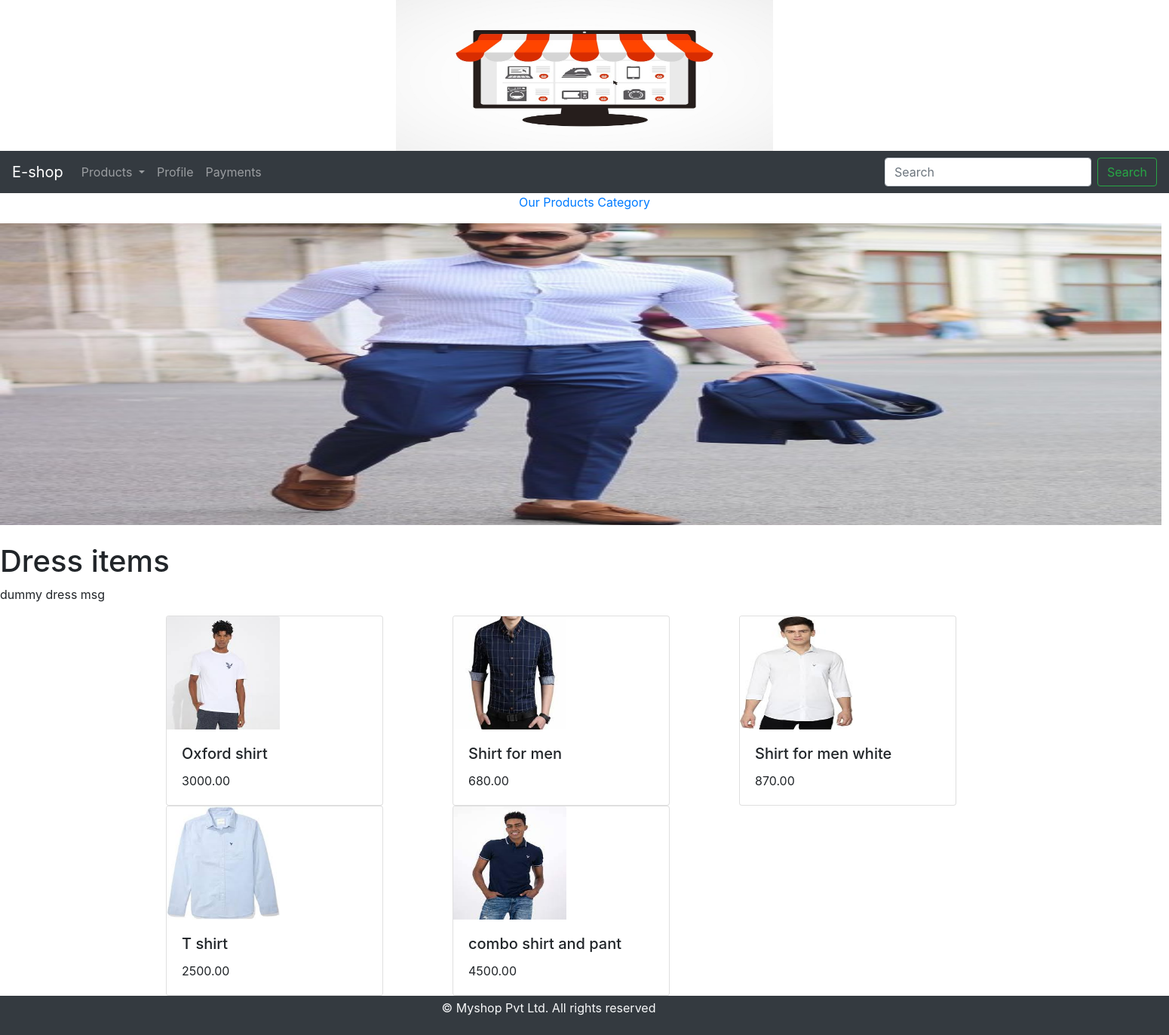
Page /Dress_items/ on the committed database.
### shop/models.py (models this page shows, shortened)
class Category(models.Model):
    name = models.CharField(max_length=250, unique=True)
    slug = models.SlugField(max_length=250, unique=True)
    description = models.TextField(blank=True)
    image = models.ImageField(upload_to='category', blank=True)
    class Meta:
        ordering=('name',)
        verbose_name='category'
        verbose_name_plural='categories'
    def get_url(self):
        return reverse('product_by_category',args=[self.slug])

class Product(models.Model):
    name=models.CharField(max_length=250, unique=True)
    slug=models.CharField(max_length=250, unique=True)
    description=models.TextField(blank=True)
    price=models.DecimalField(max_digits=10, decimal_places=2)
    image=models.ImageField(upload_to='Product', blank=True)
    category=models.ForeignKey(Category,on_delete=models.CASCADE)
    stock=models.IntegerField()
    available=models.BooleanField(default=True)
    created_at=models.DateTimeField(auto_now_add=True)
    class Meta:
        ordering=('name',)
        verbose_name='Product'
        verbose_name_plural='Products'
    def get_url(self):
        return reverse('product_catdetail', args=[self.category.slug, self.slug])

### shop/views.py (the view)
# urls.py: path('',views.allproducts, name='allproducts'),
def allproducts(request, slug_c=None):
    page_c=None
    products=None
    if slug_c !=None:
        page_c=get_object_or_404(Category, slug=slug_c)
        products=Product.objects.all().filter(category=page_c,available=True)
    else:
        products=Product.objects.all().filter(available=True)
    return render(request,'home.html',{'category':page_c,'products':products})

### shop/context_processors.py (called while the page is built)
def my_links(request):
    links = Category.objects.all()
    return dict(links=links)

### templates/home.html (shortened to what this page needs)
{% extends 'base.html' %}
{% load static %}
{% block content %}
{% if category %}
<div>
 <div>
  <p class="text-center"><a href="{% url 'allproducts' %}">Our Products Category</a></p>
 </div>
</div>
{% endif %}
<div>
    {% if category %}
    <img src="{{category.image.url}}" alt="{{category.name}}" style="width:1540px; height:400px;">
    </div>
<br>
<div>
    <h1>{{category.name}}</h1>
    <p>{{category.description}}</p>
    </div>
{% endif %}
<div class="container">
    <div class="row">
        {% for product in products %}
        <div class="col-9 col-sm-12 col-md-4 col-lg-4">
          <div class="card" style="width: 18rem;">
              <a href="{{product.get_url}}"><img class="card-img-top" src="{{product.image.url}}" style="width:150px; height:150px;" alt="{{product.name}}"></a>
          <div class="card-body">
              <h5 class="card-title">{{product.name}}</h5>
    <p class="card-text">{{product.price}}</p>
    </div>
    </div>
    </div>
        {% endfor %}
        </div>
</div>
{% endblock content %}

### templates/base.html (shortened to what this page needs)
{% load static %}
<!DOCTYPE html>
<html lang="en">
<head>
    <link rel="stylesheet" href="https://cdn.jsdelivr.net/npm/bootstrap@4.0.0/dist/css/bootstrap.min.css">
</head>
<body>
<div>
    {% include 'header.html' %}
    {% include 'navbar.html' %}
    {% block content %} {% endblock content %}
</div>
{% include 'footer.html' %}
</body>
</html>

### templates/header.html
{% load static %}
<header>
    <center>
        <img src="{% static 'img/myshop.jpg' %}" alt="Logo image" style="width:500px; height:200px;">
    </center>
</header>

### templates/navbar.html (shortened to what this page needs)
<nav class="navbar navbar-expand-lg navbar-dark bg-dark">
  <a class="navbar-brand" href="{% url 'allproducts' %}">E-shop</a>
  <div class="collapse navbar-collapse" id="navbarSupportedContent">
    <ul class="navbar-nav mr-auto">
      <li class="nav-item dropdown">
        <a class="nav-link dropdown-toggle" href="#" id="navbarDropdown" role="button" data-toggle="dropdown" aria-haspopup="true" aria-expanded="false">
          Products
        </a>
      </li>
       <li class="nav-item">
        <a class="nav-link " href="#">Profile</a>
       </li>
      <li class="nav-item">
        <a class="nav-link " href="#">Payments</a>
      </li>
    </ul>
    <form class="form-inline my-2 my-lg-0">
      <input class="form-control mr-sm-2" type="search" placeholder="Search" aria-label="Search">
      <button class="btn btn-outline-success my-2 my-sm-0" type="submit">Search</button>
    </form>
  </div>
</nav>

### templates/footer.html
<footer class="pt-1 pb-2 bg-dark text-light">
    <div class="container">
        <div class="row align-items-center">
            <div class="col-12 col-md-11 mt-4 mt-md-0 text-center">
    <p>&copy Myshop Pvt Ltd. All rights reserved</p>
</div>
        </div>
    </div>
</footer>

### rows in the picture
Category: image (picture), name "Dress items", description "dummy dress msg"
Product: image (picture), name "Oxford shirt", price "3000.00"
Product: image (picture), name "Shirt for men", price "680.00"
Product: image (picture), name "Shirt for men white", price "870.00"
Product: image (picture), name "T shirt", price "2500.00"
Product: image (picture), name "combo shirt and pant", price "4500.00"
